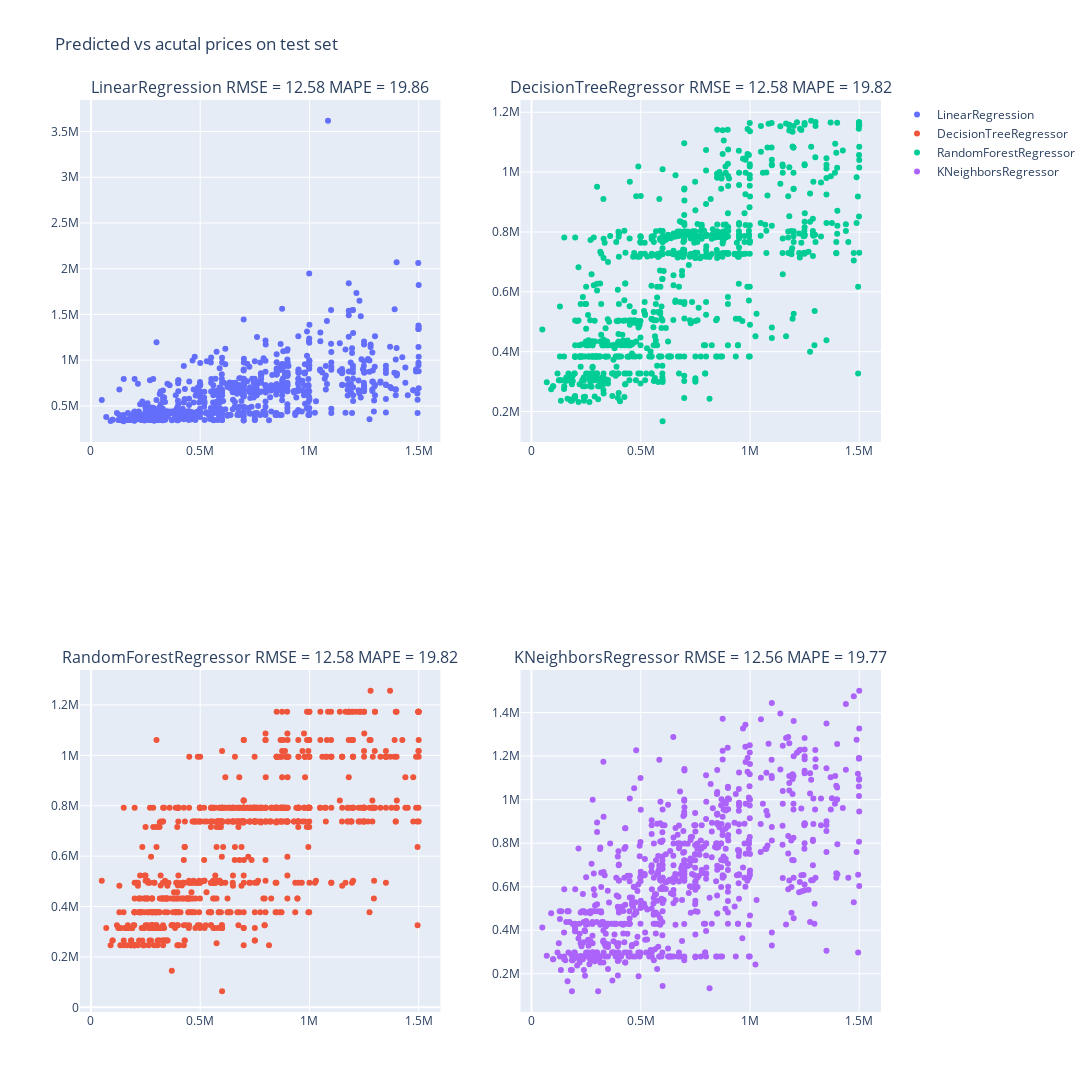

Notebook cell for this chart:
### Code cell
models = [
         LinearRegression(),
         DecisionTreeRegressor(criterion= 'squared_error' , max_depth = 5),
         RandomForestRegressor(criterion= 'squared_error' , max_depth = 5),
         KNeighborsRegressor(n_neighbors=5 , weights='distance' , algorithm='auto')
         ]



results = [train_and_evaluate_model(model, y_scaler, X_train, y_train, X_test, y_test) for model in models]


y_test = y_scaler.inverse_transform(y_test.reshape(-1, 1))

fig = make_subplots(rows=2, cols=2  , subplot_titles=[f"{result['model_name']} RMSE = {result['rmse']:.2f} MAPE = {result['mape']:.2f}" for result in results])

row_idx = 1
col_idx = 1

for _ , result in enumerate(results):
    
    if row_idx > 2:
        row_idx = 1
        col_idx += 1
    
    y_pred = result['y_pred']

    fig.add_trace(go.Scatter(x=np.exp(y_test.ravel()), y=np.exp(y_pred.ravel()), mode='markers' , name = result['model_name']),
              row=row_idx, col=col_idx)
    
    row_idx += 1


fig.update_layout(
    height=1200,  
    width=1300,  
    title_text="Predicted vs acutal prices on test set"
)


fig.show()

### Figure 1 — Plotly figure (JSON) as saved in the notebook; plotly's stock layout.template omitted (floating-point values rounded to 4 significant figures; data arrays with more than 128 entries replaced by an {"elided": "..."} marker saying what was removed)
{"data": [{"mode": "markers", "name": "LinearRegression", "type": "scatter", "x": {"elided": "810 float values"}, "xaxis": "x", "y": {"elided": "810 float values"}, "yaxis": "y"}, {"mode": "markers", "name": "DecisionTreeRegressor", "type": "scatter", "x": {"elided": "810 float values"}, "xaxis": "x3", "y": {"elided": "810 float values"}, "yaxis": "y3"}, {"mode": "markers", "name": "RandomForestRegressor", "type": "scatter", "x": {"elided": "810 float values"}, "xaxis": "x2", "y": {"elided": "810 float values"}, "yaxis": "y2"}, {"mode": "markers", "name": "KNeighborsRegressor", "type": "scatter", "x": {"elided": "810 float values"}, "xaxis": "x4", "y": {"elided": "810 float values"}, "yaxis": "y4"}], "layout": {"annotations": [{"font": {"size": 16}, "showarrow": false, "text": "LinearRegression RMSE = 12.58 MAPE = 19.86", "x": 0.225, "xanchor": "center", "xref": "paper", "y": 1, "yanchor": "bottom", "yref": "paper"}, {"font": {"size": 16}, "showarrow": false, "text": "DecisionTreeRegressor RMSE = 12.58 MAPE = 19.82", "x": 0.775, "xanchor": "center", "xref": "paper", "y": 1, "yanchor": "bottom", "yref": "paper"}, {"font": {"size": 16}, "showarrow": false, "text": "RandomForestRegressor RMSE = 12.58 MAPE = 19.82", "x": 0.225, "xanchor": "center", "xref": "paper", "y": 0.375, "yanchor": "bottom", "yref": "paper"}, {"font": {"size": 16}, "showarrow": false, "text": "KNeighborsRegressor RMSE = 12.56 MAPE = 19.77", "x": 0.775, "xanchor": "center", "xref": "paper", "y": 0.375, "yanchor": "bottom", "yref": "paper"}], "height": 1200, "title": {"text": "Predicted vs acutal prices on test set"}, "width": 1300, "xaxis": {"anchor": "y", "domain": [0, 0.45]}, "xaxis2": {"anchor": "y2", "domain": [0.55, 1]}, "xaxis3": {"anchor": "y3", "domain": [0, 0.45]}, "xaxis4": {"anchor": "y4", "domain": [0.55, 1]}, "yaxis": {"anchor": "x", "domain": [0.625, 1]}, "yaxis2": {"anchor": "x2", "domain": [0.625, 1]}, "yaxis3": {"anchor": "x3", "domain": [0, 0.375]}, "yaxis4": {"anchor": "x4", "domain": [0, 0.375]}}}
